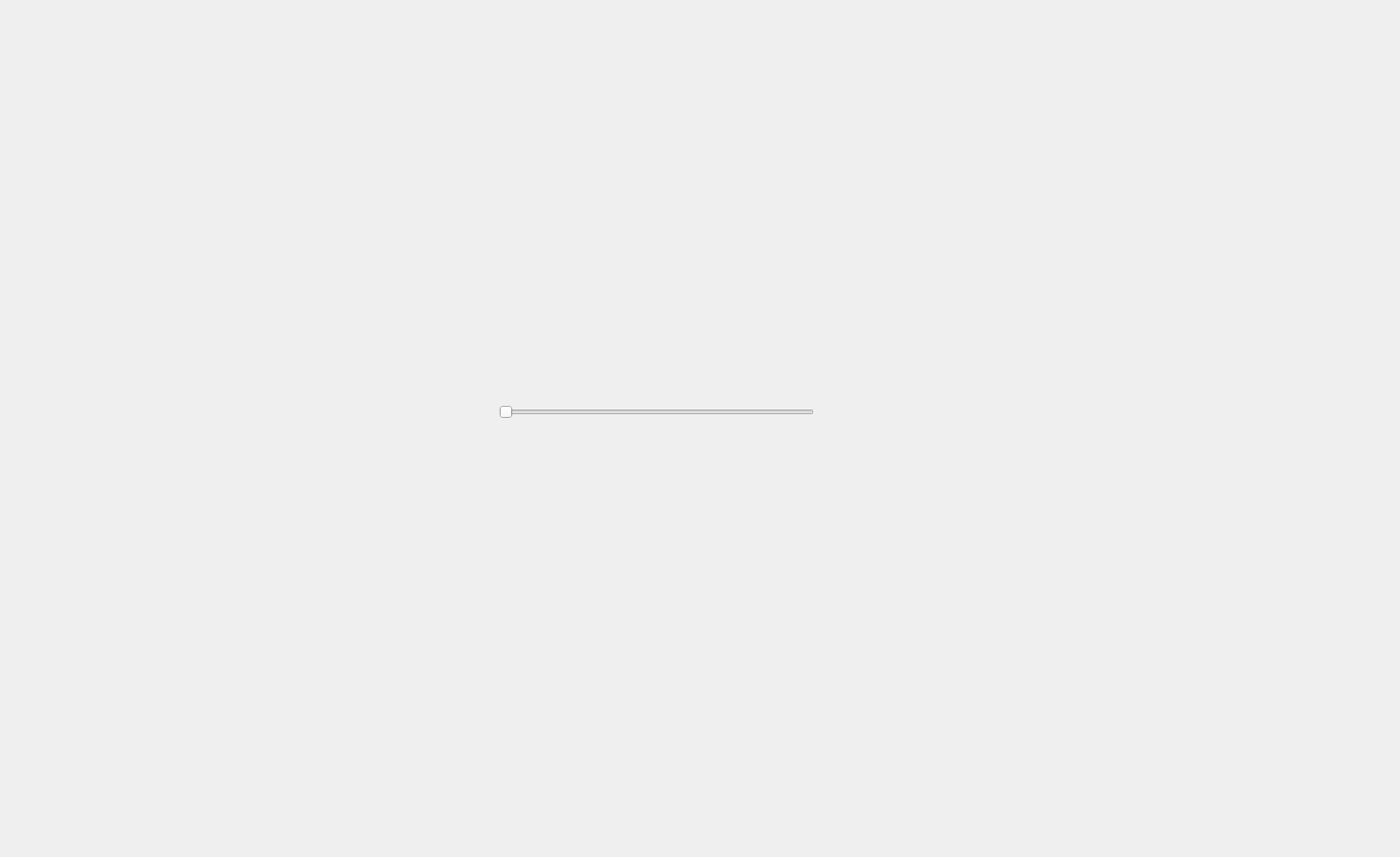
<?xml version="1.0" encoding="UTF-8"?>
<ui version="4.0">
 <class>Dialog</class>
 <widget class="QDialog" name="Dialog">
  <property name="geometry">
   <rect>
    <x>0</x>
    <y>0</y>
    <width>1515</width>
    <height>927</height>
   </rect>
  </property>
  <property name="windowTitle">
   <string>Dialog</string>
  </property>
  <widget class="QSlider" name="horizontalSlider">
   <property name="geometry">
    <rect>
     <x>540</x>
     <y>410</y>
     <width>341</width>
     <height>71</height>
    </rect>
   </property>
   <property name="maximum">
    <number>100</number>
   </property>
   <property name="orientation">
    <enum>Qt::Horizontal</enum>
   </property>
  </widget>
 </widget>
 <resources/>
 <connections/>
</ui>
